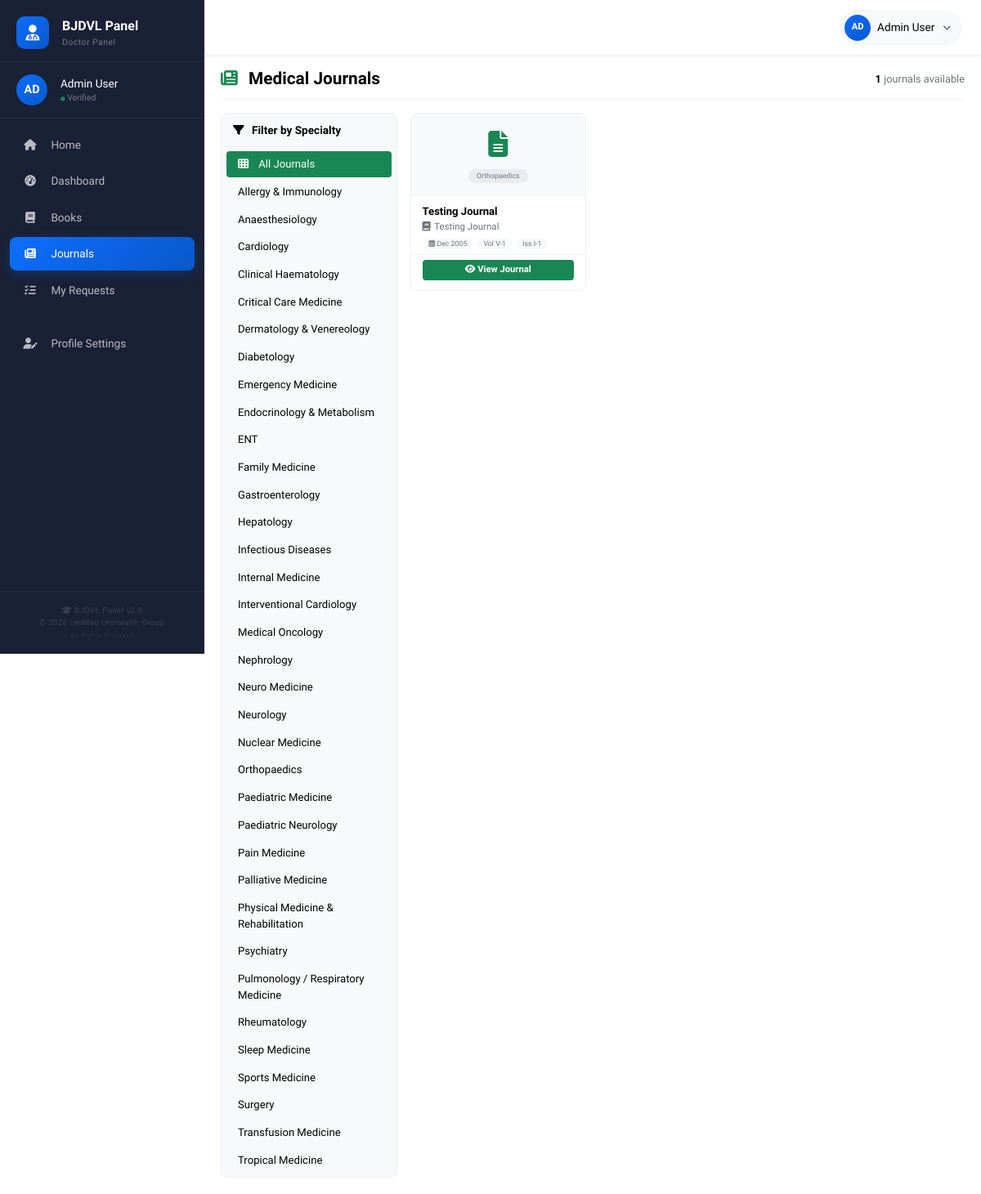
Page /doctor/journals.php (signed in) on the committed database.
### tables this page shows
CREATE TABLE `users` (
  `id` int(11) NOT NULL,
  `user_type` enum('doctor','admin','editor') NOT NULL DEFAULT 'doctor',
  `name` varchar(100) NOT NULL,
  `bmdc_reg_no` varchar(50) DEFAULT NULL,
  `specialty` varchar(100) DEFAULT NULL,
  `hospital_institute` varchar(200) DEFAULT NULL,
  `mobile` varchar(20) DEFAULT NULL,
  `email` varchar(100) NOT NULL,
  `password` varchar(255) NOT NULL,
  `profile_image` varchar(255) DEFAULT 'default.jpg',
  `is_verified` tinyint(1) DEFAULT 0,
  `is_active` tinyint(1) DEFAULT 1,
  `download_limit` int(11) DEFAULT 2,
  `created_at` timestamp NOT NULL DEFAULT current_timestamp(),
  `updated_at` timestamp NULL DEFAULT NULL ON UPDATE current_timestamp()
);

CREATE TABLE `specialties` (
  `id` int(11) NOT NULL,
  `name` varchar(100) NOT NULL,
  `description` text DEFAULT NULL,
  `status` tinyint(1) DEFAULT 1,
  `created_at` timestamp NOT NULL DEFAULT current_timestamp()
);

CREATE TABLE `journals` (
  `id` int(11) NOT NULL,
  `title` varchar(255) NOT NULL,
  `journal_name` varchar(200) NOT NULL,
  `specialty_id` int(11) NOT NULL,
  `issue` varchar(50) DEFAULT NULL,
  `date` date DEFAULT NULL,
  `volume` varchar(50) DEFAULT NULL,
  `pages` varchar(50) DEFAULT NULL,
  `doi` varchar(100) DEFAULT NULL,
  `file_path` varchar(255) NOT NULL,
  `cover_image` varchar(255) DEFAULT NULL,
  `abstract` text DEFAULT NULL,
  `is_watermarked` tinyint(1) DEFAULT 1,
  `status` enum('pending','approved','rejected') DEFAULT 'pending',
  `uploaded_by` int(11) DEFAULT NULL,
  `download_count` int(11) DEFAULT 0,
  `view_count` int(11) DEFAULT 0,
  `created_at` timestamp NOT NULL DEFAULT current_timestamp(),
  `updated_at` timestamp NULL DEFAULT NULL ON UPDATE current_timestamp()
);

### includes/functions.php (called while the page is built, shortened)
<?php
function getAllSpecialties() {
    $db = Database::getInstance()->getConnection();
    $result = $db->query("SELECT * FROM specialties WHERE status = 1 ORDER BY name");
    return $result->fetch_all(MYSQLI_ASSOC);
}
?>

### doctor/journals.php (the view, shortened to what this page needs)
<?php
require_once __DIR__ . '/../includes/functions.php';
$specialtyId = isset($_GET['specialty']) ? intval($_GET['specialty']) : 0;
$specialties = getAllSpecialties();
$journals = $specialtyId ? getJournalsBySpecialty($specialtyId) : [];
if (!$specialtyId) {
    $db = Database::getInstance()->getConnection();
    $journals = $db->query("SELECT j.*, s.name as specialty_name FROM journals j
                            JOIN specialties s ON j.specialty_id = s.id
                            WHERE j.status = 'approved'
                            ORDER BY j.date DESC")->fetch_all(MYSQLI_ASSOC);
}
?>
<!DOCTYPE html>
<html lang="en">
<head>
    <link href="https://cdn.jsdelivr.net/npm/bootstrap@5.3.0/dist/css/bootstrap.min.css" rel="stylesheet">
    <link rel="stylesheet" href="https://cdnjs.cloudflare.com/ajax/libs/font-awesome/6.4.0/css/all.min.css">
</head>
<body>
    <?php include __DIR__ . '/../includes/doctor_nav.php'; ?>
    <div class="container-fluid">
        <div class="row">
            <?php include __DIR__ . '/../includes/doctor_sidebar.php'; ?>
            <main class="main-content">
                <div class="page-header">
                    <h1>
                        <i class="fas fa-newspaper"></i> Medical Journals
                    </h1>
                    <span class="total-count">
                        <strong><?php echo count($journals); ?></strong> journals available
                    </span>
                </div>
                <div class="row g-3">
                    <div class="col-lg-3">
                        <div class="filter-card">
                            <div class="card-header">
                                <i class="fas fa-filter"></i> Filter by Specialty
                            </div>
                            <div class="list-group">
                                <a href="/doctor/journals" class="list-group-item <?php echo $specialtyId == 0 ? 'active' : ''; ?>">
                                    <i class="fas fa-th"></i> All Journals
                                </a>
                                <?php foreach ($specialties as $specialty): ?>
                                <a href="/doctor/journals?specialty=<?php echo $specialty['id']; ?>"
                                   class="list-group-item <?php echo $specialtyId == $specialty['id'] ? 'active' : ''; ?>">
                                    <?php echo htmlspecialchars($specialty['name']); ?>
                                </a>
                                <?php endforeach; ?>
                            </div>
                        </div>
                    </div>
                    <div class="col-lg-9">
                        <?php if (empty($journals)): ?>
                            <div class="empty-state">
                                <div class="icon"><i class="fas fa-newspaper"></i></div>
                                <h5>No Journals Found</h5>
                                <p>No journals are available <?php echo $specialtyId ? 'for this specialty' : 'at the moment'; ?>.</p>
                            </div>
                        <?php else: ?>
                        <div class="journals-grid">
                            <?php foreach ($journals as $journal): ?>
                            <div class="journal-card">
                                <div class="journal-header">
                                    <div class="icon"><i class="fas fa-file-alt"></i></div>
                                    <span class="badge-specialty">
                                        <?php echo htmlspecialchars($journal['specialty_name']); ?>
                                    </span>
                                </div>
                                <div class="card-body">
                                    <h6><?php echo htmlspecialchars($journal['title']); ?></h6>
                                    <div class="journal-name">
                                        <i class="fas fa-book"></i> <?php echo htmlspecialchars($journal['journal_name']); ?>
                                    </div>
                                    <div class="meta">
                                        <?php if ($journal['date']): ?>
                                        <span class="badge">
                                            <i class="far fa-calendar-alt"></i> <?php echo date('M Y', strtotime($journal['date'])); ?>
                                        </span>
                                        <?php endif; ?>
                                        <?php if ($journal['volume']): ?>
                                        <span class="badge">Vol <?php echo $journal['volume']; ?></span>
                                        <?php endif; ?>
                                        <?php if ($journal['issue']): ?>
                                        <span class="badge">Iss <?php echo $journal['issue']; ?></span>
                                        <?php endif; ?>
                                    </div>
                                </div>
                                <div class="card-footer">
                                    <a href="/doctor/view-journal/<?php echo $journal['id']; ?>" class="btn btn-success">
                                        <i class="fas fa-eye"></i> View Journal
                                    </a>
                                </div>
                            </div>
                            <?php endforeach; ?>
                        </div>
                        <?php endif; ?>
                    </div>
                </div>
            </main>
        </div>
    </div>
</body>
</html>

### doctor/journals.php (style rules this page uses)
* { margin: 0; padding: 0; box-sizing: border-box; }
body { font-family: 'Cambria', Georgia, serif; background: #ffffff; color: #000000; overflow-x: hidden; }
.main-content { margin-left: 250px; padding: 16px 20px 20px; min-height: 100vh; transition: all 0.3s ease; max-width: calc(100% - 250px); overflow-x: hidden; background: #ffffff; }
.page-header { display: flex; justify-content: space-between; align-items: center; flex-wrap: wrap; padding: 0 0 12px 0; border-bottom: 1px solid #eef1f5; margin-bottom: 16px; }
.page-header h1 { font-weight: 700; font-size: 1.3rem; color: #000000; margin: 0; font-family: 'Cambria', Georgia, serif; }
.page-header h1 i { color: #198754; margin-right: 8px; }
.page-header .total-count { font-family: 'Cambria', Georgia, serif; font-size: 0.8rem; color: #6c757d; }
.page-header .total-count strong { color: #000000; }
.filter-card { background: #f8f9fa; border-radius: 8px; border: 1px solid #eef1f5; position: sticky; top: 20px; overflow: hidden; }
.filter-card .card-header { background: #f8f9fa; border-bottom: 1px solid #eef1f5; padding: 10px 14px; font-weight: 700; font-size: 0.85rem; color: #000000; font-family: 'Cambria', Georgia, serif; }
.filter-card .card-header i { margin-right: 6px; }
.filter-card .list-group { padding: 4px 0; }
.filter-card .list-group-item { border: none; padding: 6px 14px; border-radius: 4px; margin: 1px 6px; transition: all 0.2s ease; cursor: pointer; font-size: 0.82rem; color: #000000; background: transparent; font-family: 'Cambria', Georgia, serif; text-decoration: none; }
.filter-card .list-group-item.active { background: #198754; color: #ffffff; }
.filter-card .list-group-item i { margin-right: 6px; width: 16px; }
.journals-grid { display: grid; grid-template-columns: repeat(auto-fill, minmax(200px, 1fr)); gap: 16px; }
.journal-card { background: #ffffff; border-radius: 8px; overflow: hidden; border: 1px solid #eef1f5; transition: all 0.2s ease; }
.journal-card .journal-header { background: #f8f9fa; padding: 14px; text-align: center; border-bottom: 1px solid #eef1f5; }
.journal-card .journal-header .icon { font-size: 2rem; color: #198754; }
.journal-card .journal-header .badge-specialty { font-family: 'Cambria', Georgia, serif; font-size: 0.55rem; padding: 2px 10px; border-radius: 10px; margin-top: 4px; background: #e9ecef; color: #6c757d; font-weight: 500; display: inline-block; }
.journal-card .card-body { padding: 10px 14px 6px; }
.journal-card .card-body h6 { font-weight: 700; font-size: 0.82rem; color: #000000; display: -webkit-box; -webkit-line-clamp: 2; -webkit-box-orient: vertical; overflow: hidden; line-height: 1.3; font-family: 'Cambria', Georgia, serif; margin: 0 0 2px 0; }
.journal-card .card-body .journal-name { color: #6c757d; font-size: 0.72rem; font-family: 'Cambria', Georgia, serif; }
.journal-card .card-body .journal-name i { margin-right: 2px; }
.journal-card .card-body .meta { display: flex; gap: 4px; flex-wrap: wrap; margin-top: 6px; }
.journal-card .card-body .meta .badge { font-family: 'Cambria', Georgia, serif; font-weight: 500; font-size: 0.55rem; padding: 2px 8px; border-radius: 8px; background: #f8f9fa; color: #6c757d; }
.journal-card .card-footer { background: transparent; border-top: 1px solid #f0f4f8; padding: 6px 14px 12px; }
.journal-card .card-footer .btn { font-size: 0.7rem; padding: 4px 10px; border-radius: 4px; font-weight: 600; font-family: 'Cambria', Georgia, serif; width: 100%; text-align: center; text-decoration: none; display: block; }
.btn-success { background: #198754; border: none; color: #fff; }

### rows in the picture
specialties: name "Allergy & Immunology"
specialties: name "Anaesthesiology"
specialties: name "Cardiology"
specialties: name "Clinical Haematology"
specialties: name "Critical Care Medicine"
specialties: name "Dermatology & Venereology"
specialties: name "Diabetology"
specialties: name "Emergency Medicine"
specialties: name "Endocrinology & Metabolism"
specialties: name "ENT"
specialties: name "Family Medicine"
specialties: name "Gastroenterology"
specialties: name "Hepatology"
specialties: name "Infectious Diseases"
specialties: name "Internal Medicine"
specialties: name "Interventional Cardiology"
specialties: name "Medical Oncology"
specialties: name "Nephrology"
specialties: name "Neuro Medicine"
specialties: name "Neurology"
specialties: name "Nuclear Medicine"
specialties: name "Orthopaedics"
specialties: name "Paediatric Medicine"
specialties: name "Paediatric Neurology"
specialties: name "Pain Medicine"
specialties: name "Palliative Medicine"
specialties: name "Physical Medicine & Rehabilitation"
specialties: name "Psychiatry"
specialties: name "Pulmonology / Respiratory Medicine"
specialties: name "Rheumatology"
specialties: name "Sleep Medicine"
specialties: name "Sports Medicine"
specialties: name "Surgery"
specialties: name "Transfusion Medicine"
specialties: name "Tropical Medicine"
journals: specialty.name "Orthopaedics", title "Testing Journal", journal_name "Testing Journal", date "Dec 2005", volume "V-1", issue "I-1"

### other values in the picture
substr($_SESSION['user_name'] ?? 'D', 0, 2) "AD"
$_SESSION['user_name'] "Admin User"
count($journals) "1"
